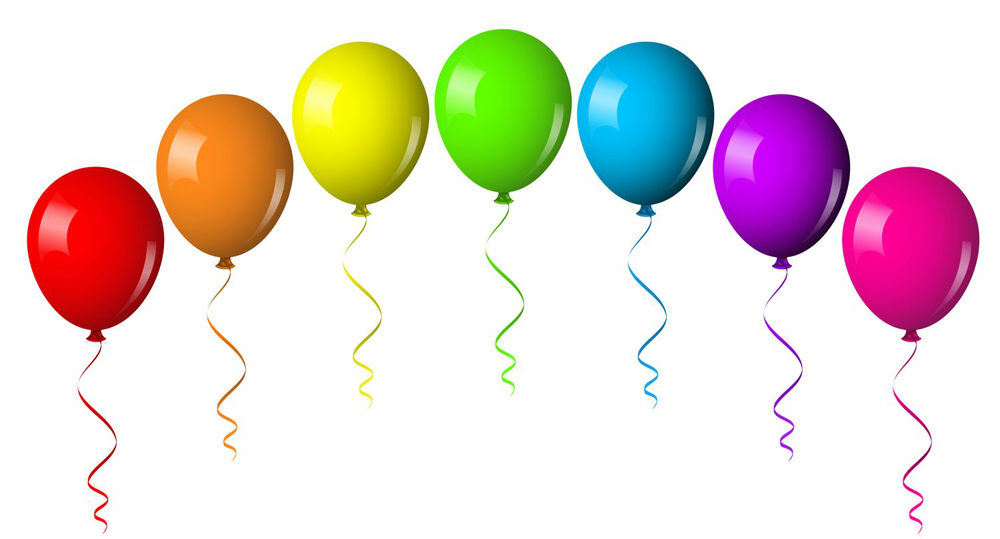
#> input picture Images/ballonnen.png, 1000 x 539 px, shrunk from 1500 x 809 before the run, found by its file name
$ python 'Cirkel Detection Test.py'
#> lines starting #> are read from the running program, lines starting #| are printed output that depends on the picture; after the words box and inside, x2 and y2 are one past the last pixel; in counts of white or black regions, pixels touching at a corner belong together
"""
Created on Mon Apr 28 13:07:24 2025

Code to recognise circles in a (static) image.

@author: Steffen
"""

import sys
import cv2
import numpy as np


def main(argv):
    ## [load]
    default_file = 'ballonnen.png'
    filename = argv[0] if len(argv) > 0 else default_file

    # Loads an image
    src = cv2.imread(cv2.samples.findFile(filename), cv2.IMREAD_COLOR)
#> src is the input picture: shape (539, 1000, 3); mean B, G, R 214.7, 219.8, 232.1

    # Check if image is loaded fine
    if src is None:
        print ('Error opening image!')
        print ('Usage: hough_circle.py [image_name -- default ' + default_file + '] \n')
        return -1
    ## [load]

    ## [convert_to_gray]
    # Convert it to gray
    gray = cv2.cvtColor(src, cv2.COLOR_BGR2GRAY)
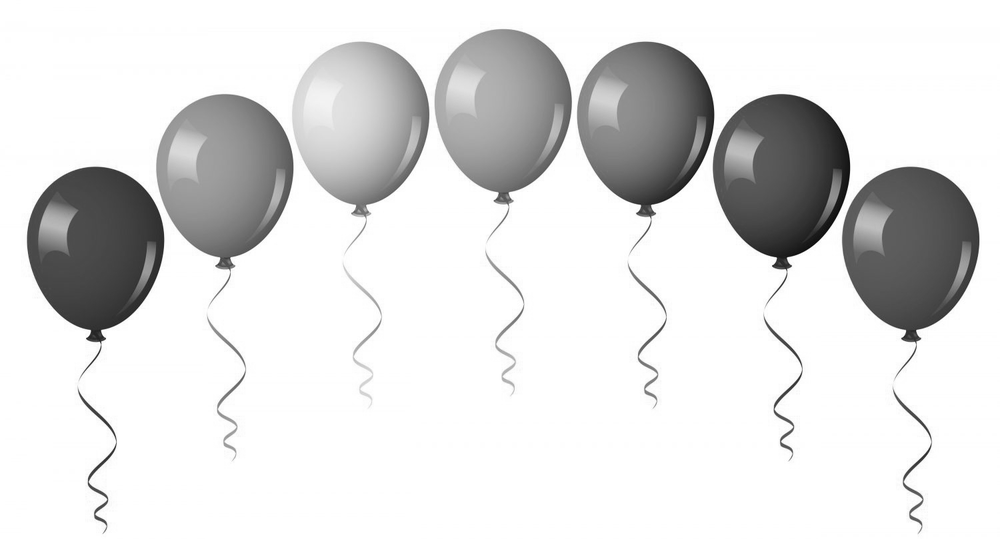
#> gray: shape (539, 1000); min 7, max 255, mean 222.9
    ## [convert_to_gray]

    ## [reduce_noise]
    # Reduce the noise to avoid false circle detection
    gray = cv2.medianBlur(gray, 5)

    # Show Gray scale pic
    cv2.imshow("Gray scale", gray)

    ## [reduce_noise]

    ## [houghcircles]
    rows = gray.shape[0]
#> rows = 539
    circles = cv2.HoughCircles(gray, cv2.HOUGH_GRADIENT, 1, rows / 8,
                               param1=100, param2=30,
                               minRadius=0, maxRadius=100)
#> circles = [[502.5, 96.5, 67.6], [224.5, 161.5, 67.8], [644.5, 109.5, 68.2], [781.5, 161.5, 67.1], [909.5, 234.5, 68.3], [88.5, 239.5, 75.4], [360.5, 108.5, 66.7]]
    ## [houghcircles]

    ## [draw]
    if circles is not None:
        circles = np.uint16(np.around(circles))
#> circles = [[502, 96, 68], [224, 162, 68], [644, 110, 68], [782, 162, 67], [910, 234, 68], [88, 240, 75], [360, 108, 67]]
        for i in circles[0, :]:
            center = (i[0], i[1])
            # circle center
            cv2.circle(src, center, 1, (0, 100, 100), 3)
            # circle outline
            radius = i[2]
            cv2.circle(src, center, radius, (255, 0, 255), 3)
#> this loop made 7 passes
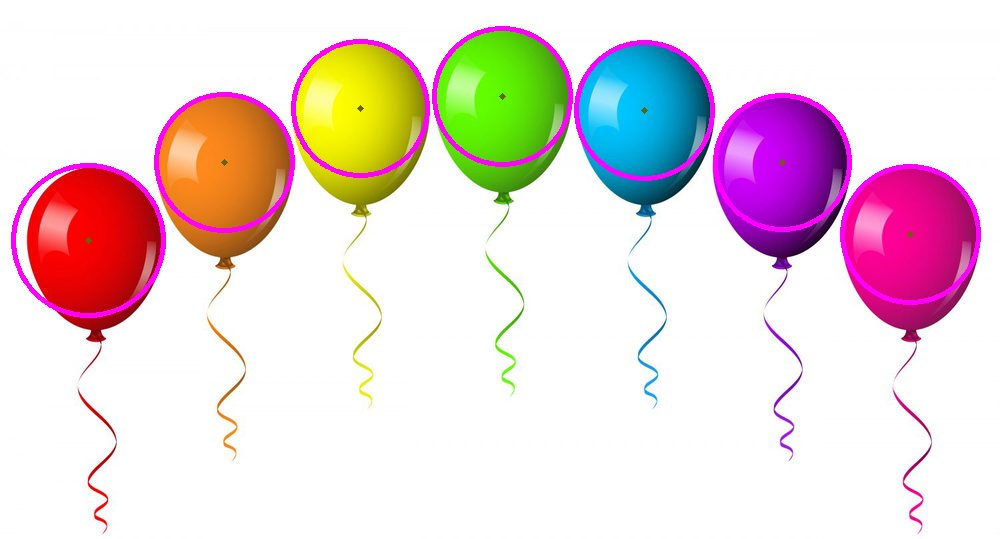
#> src: shape (539, 1000, 3); 2.8% of pixels changed, all inside (x1, y1, x2, y2) = (11, 26, 981, 318)
    ## [draw]

    ## [display]
    cv2.imshow("detected circles", src)
    cv2.waitKey(0)
    ## [display]

    return 0


if __name__ == "__main__":
    main(sys.argv[1:])
